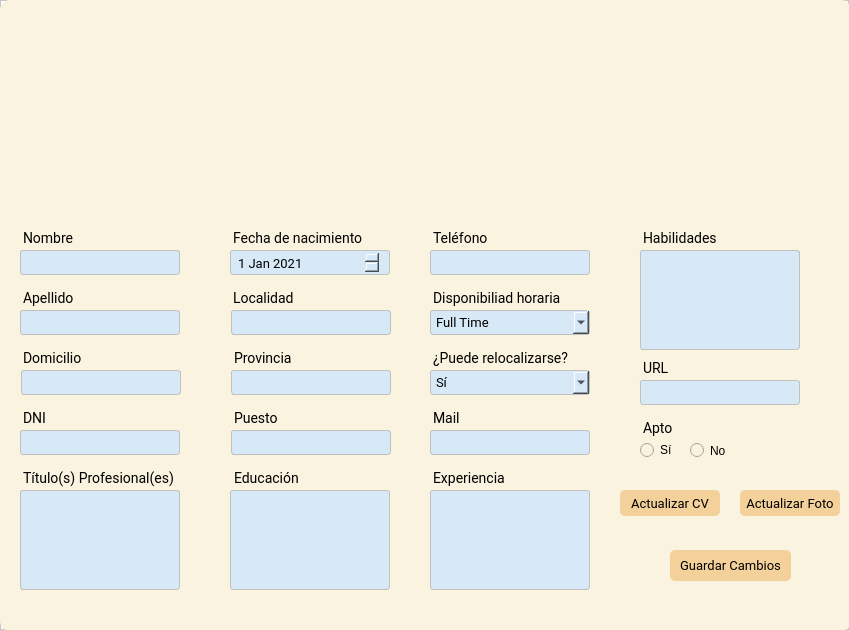
<?xml version="1.0" encoding="UTF-8"?>
<ui version="4.0">
 <class>MainWindow</class>
 <widget class="QMainWindow" name="MainWindow">
  <property name="geometry">
   <rect>
    <x>0</x>
    <y>0</y>
    <width>849</width>
    <height>630</height>
   </rect>
  </property>
  <property name="windowTitle">
   <string>MainWindow</string>
  </property>
  <widget class="QWidget" name="centralwidget">
   <layout class="QVBoxLayout" name="verticalLayout">
    <property name="spacing">
     <number>0</number>
    </property>
    <property name="leftMargin">
     <number>0</number>
    </property>
    <property name="topMargin">
     <number>0</number>
    </property>
    <property name="rightMargin">
     <number>0</number>
    </property>
    <property name="bottomMargin">
     <number>0</number>
    </property>
    <item>
     <widget class="QFrame" name="frame_2">
      <property name="minimumSize">
       <size>
        <width>0</width>
        <height>300</height>
       </size>
      </property>
      <property name="maximumSize">
       <size>
        <width>16777215</width>
        <height>16777215</height>
       </size>
      </property>
      <property name="styleSheet">
       <string notr="true">background: #fff;
</string>
      </property>
      <property name="frameShape">
       <enum>QFrame::StyledPanel</enum>
      </property>
      <property name="frameShadow">
       <enum>QFrame::Raised</enum>
      </property>
      <widget class="QFrame" name="frame_3">
       <property name="geometry">
        <rect>
         <x>0</x>
         <y>0</y>
         <width>851</width>
         <height>631</height>
        </rect>
       </property>
       <property name="maximumSize">
        <size>
         <width>16777215</width>
         <height>665</height>
        </size>
       </property>
       <property name="styleSheet">
        <string notr="true">border-radius: 10px;
background-color: #F9F3DF;
</string>
       </property>
       <property name="frameShape">
        <enum>QFrame::StyledPanel</enum>
       </property>
       <property name="frameShadow">
        <enum>QFrame::Raised</enum>
       </property>
       <widget class="QLabel" name="label_puesto">
        <property name="geometry">
         <rect>
          <x>221</x>
          <y>400</y>
          <width>158</width>
          <height>27</height>
         </rect>
        </property>
        <property name="maximumSize">
         <size>
          <width>500</width>
          <height>16777215</height>
         </size>
        </property>
        <property name="font">
         <font>
          <family>Roboto</family>
          <pointsize>-1</pointsize>
         </font>
        </property>
        <property name="styleSheet">
         <string notr="true">font-family: Roboto;
font-size: 14px;
margin-top:10px;
margin-left:10px

</string>
        </property>
        <property name="text">
         <string>Puesto</string>
        </property>
       </widget>
       <widget class="QLabel" name="label_localidad">
        <property name="geometry">
         <rect>
          <x>220</x>
          <y>280</y>
          <width>90</width>
          <height>27</height>
         </rect>
        </property>
        <property name="maximumSize">
         <size>
          <width>90</width>
          <height>16777215</height>
         </size>
        </property>
        <property name="font">
         <font>
          <family>Roboto</family>
          <pointsize>-1</pointsize>
         </font>
        </property>
        <property name="styleSheet">
         <string notr="true">font-family: Roboto;
font-size: 14px;
color: #000;
margin-top:10px;
margin-left:10px

</string>
        </property>
        <property name="text">
         <string>Localidad</string>
        </property>
       </widget>
       <widget class="QLineEdit" name="apellido_input">
        <property name="geometry">
         <rect>
          <x>10</x>
          <y>310</y>
          <width>170</width>
          <height>25</height>
         </rect>
        </property>
        <property name="minimumSize">
         <size>
          <width>0</width>
          <height>0</height>
         </size>
        </property>
        <property name="maximumSize">
         <size>
          <width>16777215</width>
          <height>25</height>
         </size>
        </property>
        <property name="styleSheet">
         <string notr="true">QLineEdit{
background-color: #D7E9F7;
border: 0.5px solid #c1c1c1;
border-radius: 3px;
padding: 4 5px;
color: #e9e9;
font-family:Roboto;
font-size:13px;
font-weight: 400;
margin-left: 10px;

}
</string>
        </property>
        <property name="placeholderText">
         <string/>
        </property>
       </widget>
       <widget class="QLabel" name="label_apellido">
        <property name="geometry">
         <rect>
          <x>10</x>
          <y>280</y>
          <width>67</width>
          <height>27</height>
         </rect>
        </property>
        <property name="font">
         <font>
          <family>Roboto</family>
          <pointsize>-1</pointsize>
         </font>
        </property>
        <property name="styleSheet">
         <string notr="true">font-family: Roboto;
font-size: 14px;
margin-top:10px;
margin-left:10px

</string>
        </property>
        <property name="text">
         <string>Apellido</string>
        </property>
       </widget>
       <widget class="QLabel" name="label_direccion">
        <property name="geometry">
         <rect>
          <x>10</x>
          <y>340</y>
          <width>90</width>
          <height>27</height>
         </rect>
        </property>
        <property name="maximumSize">
         <size>
          <width>90</width>
          <height>16777215</height>
         </size>
        </property>
        <property name="font">
         <font>
          <family>Roboto</family>
          <pointsize>-1</pointsize>
         </font>
        </property>
        <property name="styleSheet">
         <string notr="true">font-family: Roboto;
font-size: 14px;
margin-top:10px;
margin-left:10px

</string>
        </property>
        <property name="text">
         <string>Domicilio</string>
        </property>
       </widget>
       <widget class="QLabel" name="label_nombre">
        <property name="geometry">
         <rect>
          <x>10</x>
          <y>220</y>
          <width>71</width>
          <height>27</height>
         </rect>
        </property>
        <property name="font">
         <font>
          <family>Roboto</family>
          <pointsize>-1</pointsize>
         </font>
        </property>
        <property name="styleSheet">
         <string notr="true">font-family: Roboto;
font-size: 14px;
margin-top:10px;
margin-left:10px

</string>
        </property>
        <property name="text">
         <string>Nombre</string>
        </property>
       </widget>
       <widget class="QLineEdit" name="nombre_input">
        <property name="geometry">
         <rect>
          <x>10</x>
          <y>250</y>
          <width>170</width>
          <height>25</height>
         </rect>
        </property>
        <property name="minimumSize">
         <size>
          <width>0</width>
          <height>0</height>
         </size>
        </property>
        <property name="maximumSize">
         <size>
          <width>16777215</width>
          <height>25</height>
         </size>
        </property>
        <property name="styleSheet">
         <string notr="true">QLineEdit{
background-color: #D7E9F7;
border: 0.5px solid #c1c1c1;
border-radius: 3px;
padding: 4 5px;
color: #e9e9;
font-family:Roboto;
font-size:13px;
font-weight: 400;
margin-left: 10px;

}
</string>
        </property>
        <property name="text">
         <string/>
        </property>
        <property name="placeholderText">
         <string/>
        </property>
       </widget>
       <widget class="QLabel" name="label_dni">
        <property name="geometry">
         <rect>
          <x>10</x>
          <y>400</y>
          <width>71</width>
          <height>27</height>
         </rect>
        </property>
        <property name="font">
         <font>
          <family>Roboto</family>
          <pointsize>-1</pointsize>
         </font>
        </property>
        <property name="styleSheet">
         <string notr="true">font-family: Roboto;
font-size: 14px;
margin-top:10px;
margin-left:10px

</string>
        </property>
        <property name="text">
         <string>DNI</string>
        </property>
       </widget>
       <widget class="QLabel" name="label_nacimiento">
        <property name="geometry">
         <rect>
          <x>220</x>
          <y>220</y>
          <width>151</width>
          <height>27</height>
         </rect>
        </property>
        <property name="font">
         <font>
          <family>Roboto</family>
          <pointsize>-1</pointsize>
         </font>
        </property>
        <property name="styleSheet">
         <string notr="true">font-family: Roboto;
font-size: 14px;
margin-top:10px;
margin-left:10px

</string>
        </property>
        <property name="text">
         <string>Fecha de nacimiento</string>
        </property>
       </widget>
       <widget class="QLineEdit" name="provincia_input">
        <property name="geometry">
         <rect>
          <x>221</x>
          <y>370</y>
          <width>170</width>
          <height>25</height>
         </rect>
        </property>
        <property name="minimumSize">
         <size>
          <width>0</width>
          <height>0</height>
         </size>
        </property>
        <property name="maximumSize">
         <size>
          <width>16777215</width>
          <height>25</height>
         </size>
        </property>
        <property name="styleSheet">
         <string notr="true">
background-color: #D7E9F7;
border: 0.5px solid #c1c1c1;
border-radius: 3px;
padding: 4 5px;
color: #000;
font-family:Roboto;
font-size:13px;
font-weight: 400;
margin-left: 10px;

</string>
        </property>
        <property name="placeholderText">
         <string/>
        </property>
       </widget>
       <widget class="QLabel" name="label_provincia">
        <property name="geometry">
         <rect>
          <x>221</x>
          <y>340</y>
          <width>84</width>
          <height>27</height>
         </rect>
        </property>
        <property name="font">
         <font>
          <family>Roboto</family>
          <pointsize>-1</pointsize>
         </font>
        </property>
        <property name="styleSheet">
         <string notr="true">font-family: Roboto;
font-size: 14px;
margin-top:10px;
margin-left:10px

</string>
        </property>
        <property name="text">
         <string>Provincia</string>
        </property>
       </widget>
       <widget class="QDateEdit" name="nacimiento_date">
        <property name="geometry">
         <rect>
          <x>220</x>
          <y>250</y>
          <width>170</width>
          <height>25</height>
         </rect>
        </property>
        <property name="styleSheet">
         <string notr="true">
background-color: #D7E9F7;
border: 0.5px solid #c1c1c1;
border-radius: 3px;
padding: 4 5px;
color: #000;
font-family:Roboto;
font-size:13px;
font-weight: 400;
margin-left: 10px;

</string>
        </property>
        <property name="dateTime">
         <datetime>
          <hour>0</hour>
          <minute>0</minute>
          <second>0</second>
          <year>2021</year>
          <month>1</month>
          <day>1</day>
         </datetime>
        </property>
       </widget>
       <widget class="QLineEdit" name="localidad_input">
        <property name="geometry">
         <rect>
          <x>221</x>
          <y>310</y>
          <width>170</width>
          <height>25</height>
         </rect>
        </property>
        <property name="minimumSize">
         <size>
          <width>0</width>
          <height>0</height>
         </size>
        </property>
        <property name="maximumSize">
         <size>
          <width>16777215</width>
          <height>25</height>
         </size>
        </property>
        <property name="styleSheet">
         <string notr="true">
background-color: #D7E9F7;
border: 0.5px solid #c1c1c1;
border-radius: 3px;
padding: 4 5px;
color: #000;
font-family:Roboto;
font-size:13px;
font-weight: 400;
margin-left: 10px;

</string>
        </property>
        <property name="placeholderText">
         <string/>
        </property>
       </widget>
       <widget class="QLineEdit" name="puesto_input">
        <property name="geometry">
         <rect>
          <x>221</x>
          <y>430</y>
          <width>170</width>
          <height>25</height>
         </rect>
        </property>
        <property name="minimumSize">
         <size>
          <width>0</width>
          <height>0</height>
         </size>
        </property>
        <property name="maximumSize">
         <size>
          <width>16777215</width>
          <height>25</height>
         </size>
        </property>
        <property name="styleSheet">
         <string notr="true">
background-color: #D7E9F7;
border: 0.5px solid #c1c1c1;
border-radius: 3px;
padding: 4 5px;
color: #000;
font-family:Roboto;
font-size:13px;
font-weight: 400;
margin-left: 10px;

</string>
        </property>
        <property name="text">
         <string/>
        </property>
        <property name="echoMode">
         <enum>QLineEdit::Normal</enum>
        </property>
        <property name="placeholderText">
         <string/>
        </property>
       </widget>
       <widget class="QLineEdit" name="dni_input">
        <property name="geometry">
         <rect>
          <x>10</x>
          <y>430</y>
          <width>170</width>
          <height>25</height>
         </rect>
        </property>
        <property name="minimumSize">
         <size>
          <width>0</width>
          <height>0</height>
         </size>
        </property>
        <property name="maximumSize">
         <size>
          <width>16777215</width>
          <height>25</height>
         </size>
        </property>
        <property name="styleSheet">
         <string notr="true">QLineEdit{
background-color: #D7E9F7;
border: 0.5px solid #c1c1c1;
border-radius: 3px;
padding: 4 5px;
color: #e9e9;
font-family:Roboto;
font-size:13px;
font-weight: 400;
margin-left: 10px;

}
</string>
        </property>
        <property name="placeholderText">
         <string/>
        </property>
       </widget>
       <widget class="QPushButton" name="guardarCambios_btn">
        <property name="geometry">
         <rect>
          <x>670</x>
          <y>550</y>
          <width>121</width>
          <height>31</height>
         </rect>
        </property>
        <property name="font">
         <font>
          <family>Roboto</family>
          <pointsize>-1</pointsize>
         </font>
        </property>
        <property name="cursor">
         <cursorShape>PointingHandCursor</cursorShape>
        </property>
        <property name="styleSheet">
         <string notr="true">QPushButton{
background-color: #F4D19B;
border-radius:5px;
font-family:Roboto;
font-size: 13px

}
QPushButton:hover{
background-color: rgba(71, 71, 103,180);
}</string>
        </property>
        <property name="text">
         <string>Guardar Cambios</string>
        </property>
       </widget>
       <widget class="QLineEdit" name="direccion_input">
        <property name="geometry">
         <rect>
          <x>11</x>
          <y>370</y>
          <width>170</width>
          <height>25</height>
         </rect>
        </property>
        <property name="minimumSize">
         <size>
          <width>0</width>
          <height>0</height>
         </size>
        </property>
        <property name="maximumSize">
         <size>
          <width>16777215</width>
          <height>25</height>
         </size>
        </property>
        <property name="styleSheet">
         <string notr="true">
background-color: #D7E9F7;
border: 0.5px solid #c1c1c1;
border-radius: 3px;
padding: 4 5px;
color: #000;
font-family:Roboto;
font-size:13px;
font-weight: 400;
margin-left: 10px;

</string>
        </property>
        <property name="text">
         <string/>
        </property>
        <property name="placeholderText">
         <string/>
        </property>
       </widget>
       <widget class="QLabel" name="label_telefono">
        <property name="geometry">
         <rect>
          <x>420</x>
          <y>220</y>
          <width>90</width>
          <height>27</height>
         </rect>
        </property>
        <property name="maximumSize">
         <size>
          <width>90</width>
          <height>16777215</height>
         </size>
        </property>
        <property name="font">
         <font>
          <family>Roboto</family>
          <pointsize>-1</pointsize>
         </font>
        </property>
        <property name="styleSheet">
         <string notr="true">font-family: Roboto;
font-size: 14px;
margin-top:10px;
margin-left:10px

</string>
        </property>
        <property name="text">
         <string>Teléfono</string>
        </property>
       </widget>
       <widget class="QLineEdit" name="telefono_input">
        <property name="geometry">
         <rect>
          <x>420</x>
          <y>250</y>
          <width>170</width>
          <height>25</height>
         </rect>
        </property>
        <property name="minimumSize">
         <size>
          <width>0</width>
          <height>0</height>
         </size>
        </property>
        <property name="maximumSize">
         <size>
          <width>16777215</width>
          <height>25</height>
         </size>
        </property>
        <property name="styleSheet">
         <string notr="true">
background-color: #D7E9F7;
border: 0.5px solid #c1c1c1;
border-radius: 3px;
padding: 4 5px;
color: #000;
font-family:Roboto;
font-size:13px;
font-weight: 400;
margin-left: 10px;

</string>
        </property>
        <property name="text">
         <string/>
        </property>
        <property name="placeholderText">
         <string/>
        </property>
       </widget>
       <widget class="QLabel" name="label_educacion">
        <property name="geometry">
         <rect>
          <x>221</x>
          <y>460</y>
          <width>90</width>
          <height>27</height>
         </rect>
        </property>
        <property name="maximumSize">
         <size>
          <width>90</width>
          <height>16777215</height>
         </size>
        </property>
        <property name="font">
         <font>
          <family>Roboto</family>
          <pointsize>-1</pointsize>
         </font>
        </property>
        <property name="styleSheet">
         <string notr="true">font-family: Roboto;
font-size: 14px;
margin-top:10px;
margin-left:10px

</string>
        </property>
        <property name="text">
         <string>Educación </string>
        </property>
       </widget>
       <widget class="QLabel" name="label_disponibilidadHoraria">
        <property name="geometry">
         <rect>
          <x>420</x>
          <y>280</y>
          <width>151</width>
          <height>27</height>
         </rect>
        </property>
        <property name="font">
         <font>
          <family>Roboto</family>
          <pointsize>-1</pointsize>
         </font>
        </property>
        <property name="styleSheet">
         <string notr="true">font-family: Roboto;
font-size: 14px;
margin-top:10px;
margin-left:10px

</string>
        </property>
        <property name="text">
         <string>Disponibiliad horaria</string>
        </property>
       </widget>
       <widget class="QComboBox" name="comboBox">
        <property name="geometry">
         <rect>
          <x>420</x>
          <y>310</y>
          <width>170</width>
          <height>25</height>
         </rect>
        </property>
        <property name="styleSheet">
         <string notr="true">
background-color: #D7E9F7;
border: 0.5px solid #c1c1c1;
border-radius: 3px;
padding: 4 5px;
color: #000;
font-family:Roboto;
font-size:13px;
font-weight: 400;
margin-left: 10px;

</string>
        </property>
        <item>
         <property name="text">
          <string>Full Time</string>
         </property>
        </item>
        <item>
         <property name="text">
          <string>Part Time</string>
         </property>
        </item>
       </widget>
       <widget class="QComboBox" name="comboBox_relocalizarse">
        <property name="geometry">
         <rect>
          <x>420</x>
          <y>370</y>
          <width>170</width>
          <height>25</height>
         </rect>
        </property>
        <property name="styleSheet">
         <string notr="true">
background-color: #D7E9F7;
border: 0.5px solid #c1c1c1;
border-radius: 3px;
padding: 4 5px;
color: #000;
font-family:Roboto;
font-size:13px;
font-weight: 400;
margin-left: 10px;


</string>
        </property>
        <item>
         <property name="text">
          <string>Sí</string>
         </property>
        </item>
        <item>
         <property name="text">
          <string>No</string>
         </property>
        </item>
       </widget>
       <widget class="QLabel" name="label_relocalizarse">
        <property name="geometry">
         <rect>
          <x>420</x>
          <y>340</y>
          <width>171</width>
          <height>27</height>
         </rect>
        </property>
        <property name="font">
         <font>
          <family>Roboto</family>
          <pointsize>-1</pointsize>
         </font>
        </property>
        <property name="styleSheet">
         <string notr="true">font-family: Roboto;
font-size: 14px;
margin-top:10px;
margin-left:10px

</string>
        </property>
        <property name="text">
         <string>¿Puede relocalizarse?</string>
        </property>
       </widget>
       <widget class="QLabel" name="label_mail">
        <property name="geometry">
         <rect>
          <x>420</x>
          <y>400</y>
          <width>158</width>
          <height>27</height>
         </rect>
        </property>
        <property name="maximumSize">
         <size>
          <width>500</width>
          <height>16777215</height>
         </size>
        </property>
        <property name="font">
         <font>
          <family>Roboto</family>
          <pointsize>-1</pointsize>
         </font>
        </property>
        <property name="styleSheet">
         <string notr="true">font-family: Roboto;
font-size: 14px;
margin-top:10px;
margin-left:10px

</string>
        </property>
        <property name="text">
         <string>Mail</string>
        </property>
       </widget>
       <widget class="QLineEdit" name="mail_input">
        <property name="geometry">
         <rect>
          <x>420</x>
          <y>430</y>
          <width>170</width>
          <height>25</height>
         </rect>
        </property>
        <property name="minimumSize">
         <size>
          <width>0</width>
          <height>0</height>
         </size>
        </property>
        <property name="maximumSize">
         <size>
          <width>16777215</width>
          <height>25</height>
         </size>
        </property>
        <property name="styleSheet">
         <string notr="true">
background-color: #D7E9F7;
border: 0.5px solid #c1c1c1;
border-radius: 3px;
padding: 4 5px;
color: #000;
font-family:Roboto;
font-size:13px;
font-weight: 400;
margin-left: 10px;

</string>
        </property>
        <property name="text">
         <string/>
        </property>
        <property name="echoMode">
         <enum>QLineEdit::Normal</enum>
        </property>
        <property name="placeholderText">
         <string/>
        </property>
       </widget>
       <widget class="QLabel" name="labe_titulo">
        <property name="geometry">
         <rect>
          <x>10</x>
          <y>460</y>
          <width>171</width>
          <height>27</height>
         </rect>
        </property>
        <property name="font">
         <font>
          <family>Roboto</family>
          <pointsize>-1</pointsize>
         </font>
        </property>
        <property name="styleSheet">
         <string notr="true">font-family: Roboto;
font-size: 14px;
margin-top:10px;
margin-left:10px

</string>
        </property>
        <property name="text">
         <string>Título(s) Profesional(es)</string>
        </property>
       </widget>
       <widget class="QLabel" name="label_experiencia">
        <property name="geometry">
         <rect>
          <x>420</x>
          <y>460</y>
          <width>158</width>
          <height>27</height>
         </rect>
        </property>
        <property name="maximumSize">
         <size>
          <width>500</width>
          <height>16777215</height>
         </size>
        </property>
        <property name="font">
         <font>
          <family>Roboto</family>
          <pointsize>-1</pointsize>
         </font>
        </property>
        <property name="styleSheet">
         <string notr="true">font-family: Roboto;
font-size: 14px;
margin-top:10px;
margin-left:10px

</string>
        </property>
        <property name="text">
         <string>Experiencia</string>
        </property>
       </widget>
       <widget class="QTextEdit" name="experiencia_input">
        <property name="geometry">
         <rect>
          <x>420</x>
          <y>490</y>
          <width>170</width>
          <height>100</height>
         </rect>
        </property>
        <property name="maximumSize">
         <size>
          <width>16777215</width>
          <height>100</height>
         </size>
        </property>
        <property name="styleSheet">
         <string notr="true">
background-color: #D7E9F7;
border: 0.5px solid #c1c1c1;
border-radius: 3px;
padding: 4 5px;
color: #000;
font-family:Roboto;
font-size:13px;
font-weight: 400;
margin-left: 10px;

</string>
        </property>
       </widget>
       <widget class="QLabel" name="label_habilidades">
        <property name="geometry">
         <rect>
          <x>630</x>
          <y>220</y>
          <width>90</width>
          <height>27</height>
         </rect>
        </property>
        <property name="maximumSize">
         <size>
          <width>90</width>
          <height>16777215</height>
         </size>
        </property>
        <property name="font">
         <font>
          <family>Roboto</family>
          <pointsize>-1</pointsize>
         </font>
        </property>
        <property name="styleSheet">
         <string notr="true">font-family: Roboto;
font-size: 14px;
margin-top:10px;
margin-left:10px

</string>
        </property>
        <property name="text">
         <string>Habilidades</string>
        </property>
       </widget>
       <widget class="QLabel" name="label_apto">
        <property name="geometry">
         <rect>
          <x>630</x>
          <y>410</y>
          <width>158</width>
          <height>27</height>
         </rect>
        </property>
        <property name="maximumSize">
         <size>
          <width>500</width>
          <height>16777215</height>
         </size>
        </property>
        <property name="font">
         <font>
          <family>Roboto</family>
          <pointsize>-1</pointsize>
         </font>
        </property>
        <property name="styleSheet">
         <string notr="true">font-family: Roboto;
font-size: 14px;
margin-top:10px;
margin-left:10px

</string>
        </property>
        <property name="text">
         <string>Apto</string>
        </property>
       </widget>
       <widget class="QRadioButton" name="radioButton_si">
        <property name="geometry">
         <rect>
          <x>640</x>
          <y>440</y>
          <width>41</width>
          <height>20</height>
         </rect>
        </property>
        <property name="text">
         <string>Sí</string>
        </property>
       </widget>
       <widget class="QRadioButton" name="radioButton_no">
        <property name="geometry">
         <rect>
          <x>690</x>
          <y>440</y>
          <width>41</width>
          <height>21</height>
         </rect>
        </property>
        <property name="text">
         <string>No</string>
        </property>
       </widget>
       <widget class="QLabel" name="label_url">
        <property name="geometry">
         <rect>
          <x>630</x>
          <y>350</y>
          <width>158</width>
          <height>27</height>
         </rect>
        </property>
        <property name="maximumSize">
         <size>
          <width>500</width>
          <height>16777215</height>
         </size>
        </property>
        <property name="font">
         <font>
          <family>Roboto</family>
          <pointsize>-1</pointsize>
         </font>
        </property>
        <property name="styleSheet">
         <string notr="true">font-family: Roboto;
font-size: 14px;
margin-top:10px;
margin-left:10px

</string>
        </property>
        <property name="text">
         <string>URL</string>
        </property>
       </widget>
       <widget class="QLineEdit" name="url_input">
        <property name="geometry">
         <rect>
          <x>630</x>
          <y>380</y>
          <width>170</width>
          <height>25</height>
         </rect>
        </property>
        <property name="minimumSize">
         <size>
          <width>0</width>
          <height>0</height>
         </size>
        </property>
        <property name="maximumSize">
         <size>
          <width>16777215</width>
          <height>25</height>
         </size>
        </property>
        <property name="styleSheet">
         <string notr="true">
background-color: #D7E9F7;
border: 0.5px solid #c1c1c1;
border-radius: 3px;
padding: 4 5px;
color: #000;
font-family:Roboto;
font-size:13px;
font-weight: 400;
margin-left: 10px;

</string>
        </property>
        <property name="text">
         <string/>
        </property>
        <property name="echoMode">
         <enum>QLineEdit::Normal</enum>
        </property>
        <property name="placeholderText">
         <string/>
        </property>
       </widget>
       <widget class="QLabel" name="label">
        <property name="geometry">
         <rect>
          <x>290</x>
          <y>10</y>
          <width>231</width>
          <height>191</height>
         </rect>
        </property>
        <property name="text">
         <string/>
        </property>
        <property name="pixmap">
         <pixmap>:/cct/Alimento.png</pixmap>
        </property>
        <property name="scaledContents">
         <bool>true</bool>
        </property>
       </widget>
       <widget class="QPushButton" name="ActualizarCV_btn">
        <property name="geometry">
         <rect>
          <x>620</x>
          <y>490</y>
          <width>100</width>
          <height>26</height>
         </rect>
        </property>
        <property name="font">
         <font>
          <family>Roboto</family>
          <pointsize>-1</pointsize>
         </font>
        </property>
        <property name="cursor">
         <cursorShape>PointingHandCursor</cursorShape>
        </property>
        <property name="styleSheet">
         <string notr="true">QPushButton{
background-color: #F4D19B;
border-radius:5px;
font-family:Roboto;
font-size: 13px

}
QPushButton:hover{
background-color: rgba(71, 71, 103,180);
}</string>
        </property>
        <property name="text">
         <string>Actualizar CV</string>
        </property>
       </widget>
       <widget class="QPushButton" name="actualizarFoto_btn">
        <property name="geometry">
         <rect>
          <x>740</x>
          <y>490</y>
          <width>100</width>
          <height>26</height>
         </rect>
        </property>
        <property name="font">
         <font>
          <family>Roboto</family>
          <pointsize>-1</pointsize>
         </font>
        </property>
        <property name="cursor">
         <cursorShape>PointingHandCursor</cursorShape>
        </property>
        <property name="styleSheet">
         <string notr="true">QPushButton{
background-color: #F4D19B;
border-radius:5px;
font-family:Roboto;
font-size: 13px

}
QPushButton:hover{
background-color: rgba(71, 71, 103,180);
}</string>
        </property>
        <property name="text">
         <string>Actualizar Foto</string>
        </property>
       </widget>
       <widget class="QTextEdit" name="habilidades_input">
        <property name="geometry">
         <rect>
          <x>630</x>
          <y>250</y>
          <width>170</width>
          <height>100</height>
         </rect>
        </property>
        <property name="maximumSize">
         <size>
          <width>16777215</width>
          <height>100</height>
         </size>
        </property>
        <property name="styleSheet">
         <string notr="true">
background-color: #D7E9F7;
border: 0.5px solid #c1c1c1;
border-radius: 3px;
padding: 4 5px;
color: #000;
font-family:Roboto;
font-size:13px;
font-weight: 400;
margin-left: 10px;

</string>
        </property>
       </widget>
       <widget class="QTextEdit" name="educacion_input">
        <property name="geometry">
         <rect>
          <x>220</x>
          <y>490</y>
          <width>170</width>
          <height>100</height>
         </rect>
        </property>
        <property name="maximumSize">
         <size>
          <width>16777215</width>
          <height>100</height>
         </size>
        </property>
        <property name="styleSheet">
         <string notr="true">
background-color: #D7E9F7;
border: 0.5px solid #c1c1c1;
border-radius: 3px;
padding: 4 5px;
color: #000;
font-family:Roboto;
font-size:13px;
font-weight: 400;
margin-left: 10px;

</string>
        </property>
       </widget>
       <widget class="QTextEdit" name="titulo_input">
        <property name="geometry">
         <rect>
          <x>10</x>
          <y>490</y>
          <width>170</width>
          <height>100</height>
         </rect>
        </property>
        <property name="maximumSize">
         <size>
          <width>16777215</width>
          <height>100</height>
         </size>
        </property>
        <property name="styleSheet">
         <string notr="true">
background-color: #D7E9F7;
border: 0.5px solid #c1c1c1;
border-radius: 3px;
padding: 4 5px;
color: #000;
font-family:Roboto;
font-size:13px;
font-weight: 400;
margin-left: 10px;

</string>
        </property>
       </widget>
      </widget>
     </widget>
    </item>
   </layout>
  </widget>
 </widget>
 <resources/>
 <connections/>
</ui>
